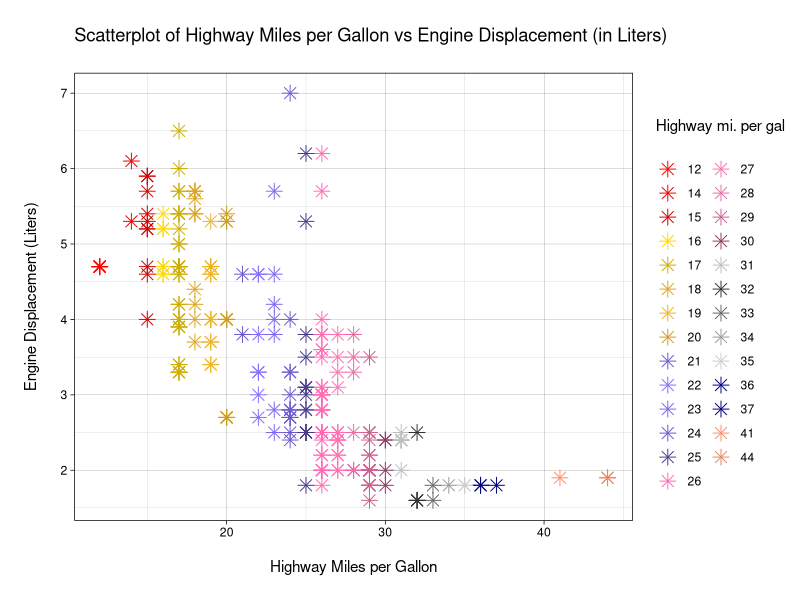

This figure's R source:
# Group 2                       BSCOE 1-1             Engineering Data Analysis
# Lim, Shin I.
# Ilao,Kenji C.
# Esguerra,Edgar Jr. P.
# Mina, Siegfred Lorelle C.
# Agcaoili, Leon Adriel Franco M.

# Group Bonus Assessment #5


library(ggplot2)
attach(mpg)

mpg <- mpg

colors_of_dot = c("red", "red2","red3", 
                    "gold1", "gold3", "goldenrod", "goldenrod2", "goldenrod3",
                    "slateblue", "slateblue1", "slateblue2", "slateblue3", "slateblue4",
                    "hotpink", "hotpink1", "hotpink2", "hotpink3", "hotpink4",
                    "gray", "gray20", "gray40", "gray60", "gray80",
                    "navy", "navyblue",
                    "salmon1","salmon2")

# MAIN
print(
    ggplot(mpg, aes(hwy, displ)) + 
        geom_point(aes(colour = factor(hwy)),
                        size = 3.5,
                        shape = 8) +
        scale_colour_manual("\nHighway mi. per gal\n",
                            values = colors_of_dot,
                            aesthetics = c("colour")) +
        labs(x = "\nHighway Miles per Gallon\n", 
            y = "\nEngine Displacement (Liters)\n") +

        # ADDITIONAL
        theme_linedraw() +
        ggtitle("\nScatterplot of Highway Miles per Gallon vs Engine Displacement (in Liters)\n")
    )


detach(mpg)

print("View the scatter plot in the plot panel in Rstudio.")